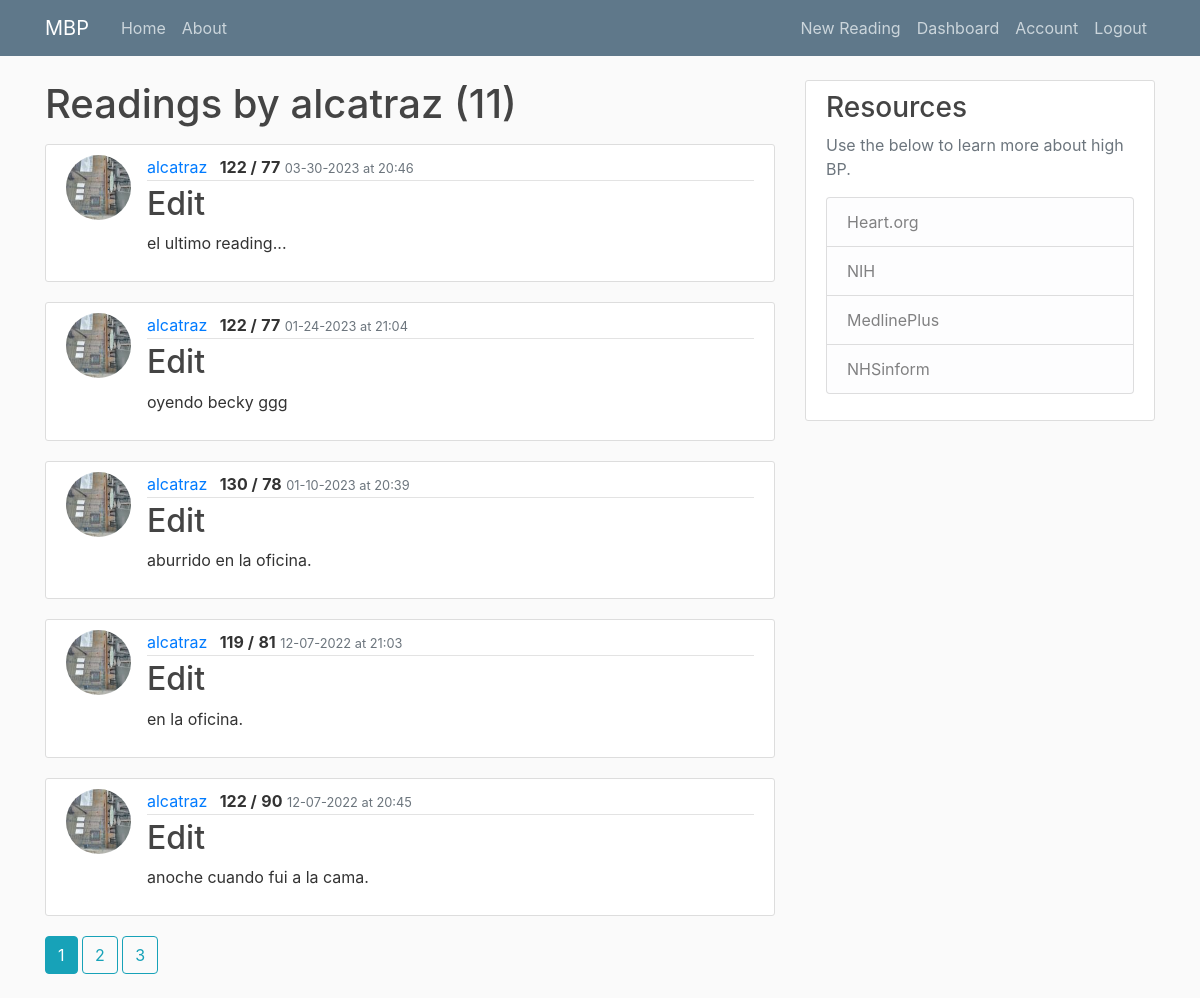
The app's page /user/alcatraz (signed in) with its own data.
### mbp/models.py (models this page shows, shortened)
class User(db.Model, UserMixin):
    id = db.Column(db.Integer, primary_key=True)
    username = db.Column(db.String(20), unique=True, nullable=False)
    email = db.Column(db.String(120), unique=True, nullable=False)
    image_file = db.Column(db.String(20), nullable=False, default='default.jpg')
    password = db.Column(db.String(60), nullable=False)
    readings = db.relationship('Reading', backref='user', lazy=True)

class Reading(db.Model):
    id = db.Column(db.Integer, primary_key=True)
    sys = db.Column(db.String(3), nullable=False)
    dia = db.Column(db.String(3), nullable=False)
    notes = db.Column(db.Text, nullable=False)
    date_posted = db.Column(db.DateTime, nullable=False, default=datetime.utcnow)
    user_id = db.Column(db.Integer, db.ForeignKey('user.id'), nullable=False)

### mbp/users/routes.py (the view)
@users.route('/user/<string:username>')
@login_required
def user_readings(username):
    page = request.args.get('page', 1, type=int) #Grab the page we want. In this case page one. Set type integer as the page number.
    user = User.query.filter_by(username=username).first_or_404()
    reading = Reading.query.filter_by(user=user)\
        .order_by(Reading.date_posted.desc())\
        .paginate(page=page, per_page=5) #Show 5 readings per page. Can use http://localhost:8000/home?page=3 to navigate to pages.
    return render_template('user_readings.html', title='Dashboard2', reading=reading, user=user, username=username)

### mbp/models.py (called while the page is built)
@login_manager.user_loader
def load_user(user_id):
    return User.query.get(int(user_id))

### mbp/templates/user_readings.html
{% extends "base.html" %}
{% block content %}
    <h1 class="mb-3">Readings by {{ user.username }} ({{ reading.total }})</h1>
    {% for reading in reading.items %}
    <article class="media content-section">
      <img class="rounded-circle article-img" src="{{ url_for('static', filename='profile_pics/' + reading.user.image_file) }}" />
      <div class="media-body">
        <div class="article-metadata">
          <a class="mr-2" href="{{ url_for('users.user_readings', username=reading.user.username) }}">{{ reading.user.username }}</a>
          <text class="font-weight-bold">{{ reading.sys }} /</text>
          <text class="font-weight-bold">{{ reading.dia}}</text>
          <small class="text-muted">{{ reading.date_posted.strftime('%m-%d-%Y at %H:%M') }}</small>
        </div>
        <h2><a class="article-title" href="{{ url_for('readings.reading', reading_id=reading.id) }}">Edit</a></h2>
          <p class="article-content">{{ reading.notes }}</p>
      </div>
    </article>
    {% endfor %}
    {% for page_num in reading.iter_pages(left_edge=1, right_edge=1, left_current=1, right_current=2) %}
      {% if page_num %}
        {% if reading.page == page_num %}
          <a class="btn btn-info mb-4" href="{{ url_for('users.user_readings', username=user.username, page=page_num) }}">{{ page_num }}</a>
        {% else %}
          <a class="btn btn-outline-info mb-4" href="{{ url_for('users.user_readings', username=user.username, page=page_num) }}">{{ page_num }}</a>
        {% endif %}
      {% else %}
        ...
      {% endif %}
    {% endfor %}
{% endblock content %}

### mbp/static/css/main.css (style rules this page uses)
body { background: #fafafa; color: #333333; margin-top: 5rem; }
h1, h2, h3, h4, h5, h6 { color: #444444; }
.content-section { background: #ffffff; padding: 10px 20px; border: 1px solid #dddddd; border-radius: 3px; margin-bottom: 20px; }
.article-title { color: #444444; }
.article-content { white-space: pre-line; }
.article-img { height: 65px; width: 65px; margin-right: 16px; }
.article-metadata { padding-bottom: 1px; margin-bottom: 4px; border-bottom: 1px solid #e3e3e3 }

### records on screen
User: username "alcatraz"
Reading: image_file (picture), user.username "alcatraz", sys "122", dia "77", date_posted "03-30-2023 at 20:46", notes "el ultimo reading..."
Reading: image_file (picture), user.username "alcatraz", sys "122", dia "77", date_posted "01-24-2023 at 21:04", notes "oyendo becky ggg"
Reading: image_file (picture), user.username "alcatraz", sys "130", dia "78", date_posted "01-10-2023 at 20:39", notes "aburrido en la oficina."
Reading: image_file (picture), user.username "alcatraz", sys "119", dia "81", date_posted "12-07-2022 at 21:03", notes "en la oficina."
Reading: image_file (picture), user.username "alcatraz", sys "122", dia "90", date_posted "12-07-2022 at 20:45", notes "anoche cuando fui a la cama."

### other values on screen
{{ reading.total }} "11"
{{ page_num }} "1"
{{ page_num }} "2" "3"
